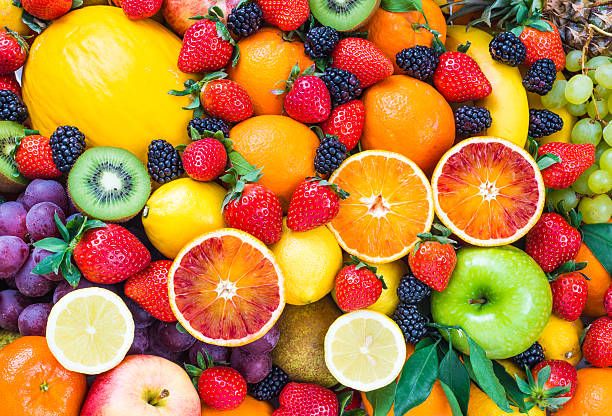
#> input picture buah.jpg, 612 x 416 px
$ jupyter execute 'TUGAS PRAK 2.ipynb'
#> lines starting #> are read from the running program, lines starting #| are printed output that depends on the picture; after the words box and inside, x2 and y2 are one past the last pixel; in counts of white or black regions, pixels touching at a corner belong together
[cell 1]
import cv2
import numpy as np
#MUH.CHOLISH SAID_202331076

[cell 2]
citra = cv2.imread('buah.jpg')
#> citra is the input picture: shape (416, 612, 3); mean B, G, R 64.3, 125.1, 181.9
#MUH.CHOLISH SAID_202331076

[cell 3]
cv2.imshow("citra asli", citra)
cv2.waitKey(10000)
cv2.destroyAllWindows()
#MUH.CHOLISH SAID_202331076

[cell 4]
print(citra.shape)
#| (416, 612, 3)
print(citra.dtype)
#| uint8
#MUH.CHOLISH SAID_202331076

[cell 5]
b = citra [:,:,0]
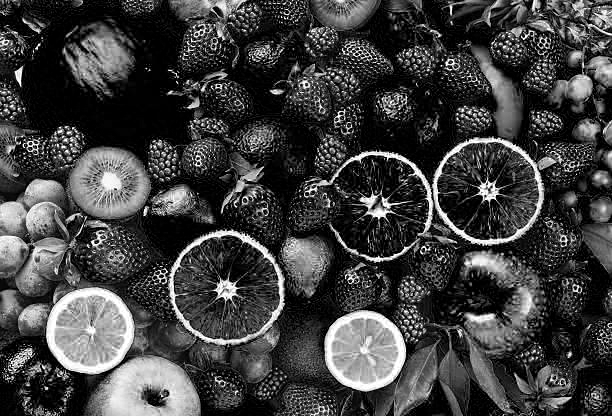
#> b: shape (416, 612); min 0, max 255, mean 64.3
g = citra [:,:,1]
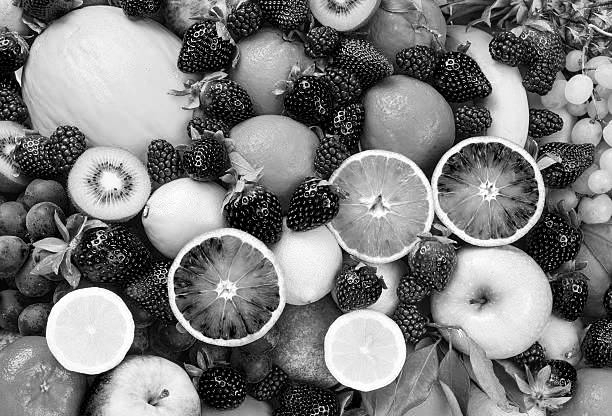
#> g: shape (416, 612); min 0, max 255, mean 125.1
r = citra [:,:,2]
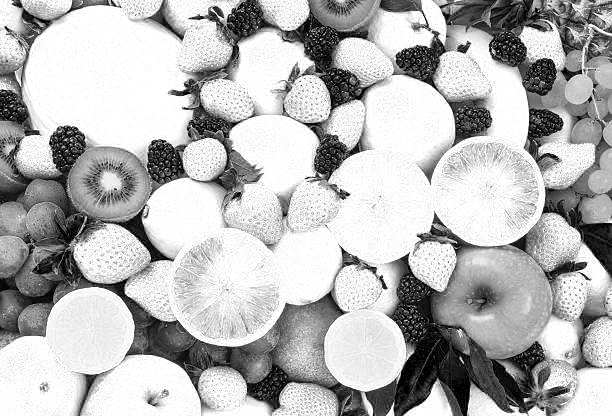
#> r: shape (416, 612); min 0, max 255, mean 181.9
#MUH.CHOLISH SAID_202331076

[cell 6]
panjang = len(citra) #menghitung baris
#> panjang = 416
lebar = len (citra[0]) #menghitung kolom
#> lebar = 612

citra_gray = np.zeros((panjang,lebar))

for i in range (panjang):
    for j in range (lebar) :
        citra_gray[i,j] = 0.2989 * r[i,j] + 0.587 * g[i,j] + 0.1141 *b[i,j]
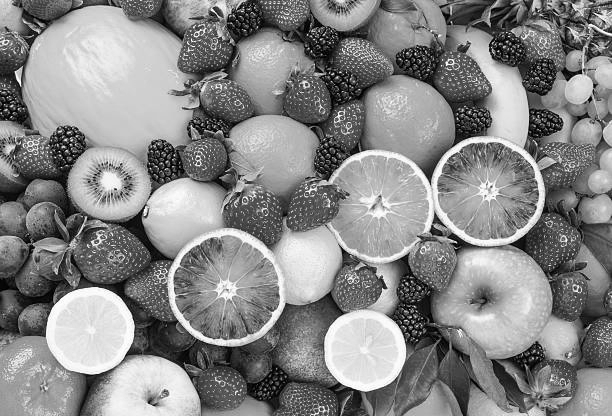
#> citra_gray: shape (416, 612) float64; min 0, max 255, mean 135.2
        #merah = 29,89% ; hijau = 58,7% ; biru 11,41%

citra_gray = citra_gray.astype(np.uint8)

cv2.imshow("citra grayscale", citra_gray)
cv2.waitKey()
cv2.destroyAllWindows()
#MUH.CHOLISH SAID_202331076

[cell 7]
print (citra)
#> (printed output is left out)
#MUH.CHOLISH SAID_202331076

[cell 8]
print (citra_gray)
#> (printed output is left out)
#MUH.CHOLISH SAID_202331076

[cell 9]
panjang = len(citra) #menghitung baris
lebar = len (citra[0]) #menghitung kolom

ambang = 90

citra_biner = np.zeros((panjang,lebar))
for i in range (panjang):
    for j in range (lebar) :
        if citra_gray[i,j]>= ambang:
            citra_biner[i,j] = 1 #putih
        else:
            citra_biner[i,j] = 0 #putih
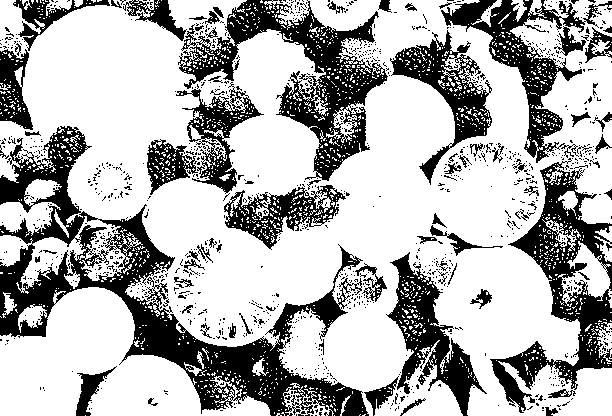
#> citra_biner: shape (416, 612) float64; values 0 (black) and 1 (white), 69.5% white; 1128 black regions (1049 under 20 px), largest, box (x1, y1, x2, y2) and area: (0, 126, 369, 416) 22673, (178, 0, 388, 181) 10623, (490, 158, 612, 413) 9105
cv2.imshow("citra binary", citra_biner)
cv2.waitKey()
cv2.destroyAllWindows()
#MUH.CHOLISH SAID_202331076

[cell 10]
print (citra_biner)
#> (printed output is left out)
